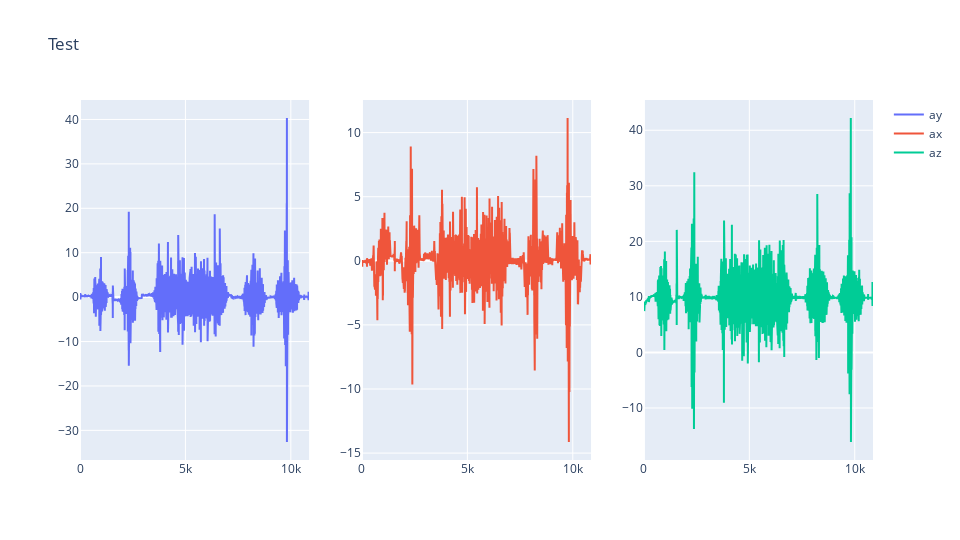

This figure's notebook cell:
### Code cell
data = pd.read_csv("fichier_concatene.txt", sep=SEPARATOR, header=1, names=["ay", "ax", "az"])
tripleGraph(data)

### Figure 1 — Plotly figure (JSON) as saved in the notebook; plotly's stock layout.template omitted (floating-point values rounded to 4 significant figures; data arrays with more than 128 entries replaced by an {"elided": "..."} marker saying what was removed)
{"data": [{"name": "ay", "type": "scatter", "x": {"elided": "10867 int values"}, "xaxis": "x", "y": {"elided": "10867 float values"}, "yaxis": "y"}, {"name": "ax", "type": "scatter", "x": {"elided": "10867 int values"}, "xaxis": "x2", "y": {"elided": "10867 float values"}, "yaxis": "y2"}, {"name": "az", "type": "scatter", "x": {"elided": "10867 int values"}, "xaxis": "x3", "y": {"elided": "10867 float values"}, "yaxis": "y3"}], "layout": {"height": 540, "title": {"text": "Test"}, "width": 960, "xaxis": {"anchor": "y", "domain": [0, 0.2889]}, "xaxis2": {"anchor": "y2", "domain": [0.3556, 0.6444]}, "xaxis3": {"anchor": "y3", "domain": [0.7111, 1]}, "yaxis": {"anchor": "x", "domain": [0, 1]}, "yaxis2": {"anchor": "x2", "domain": [0, 1]}, "yaxis3": {"anchor": "x3", "domain": [0, 1]}}}
